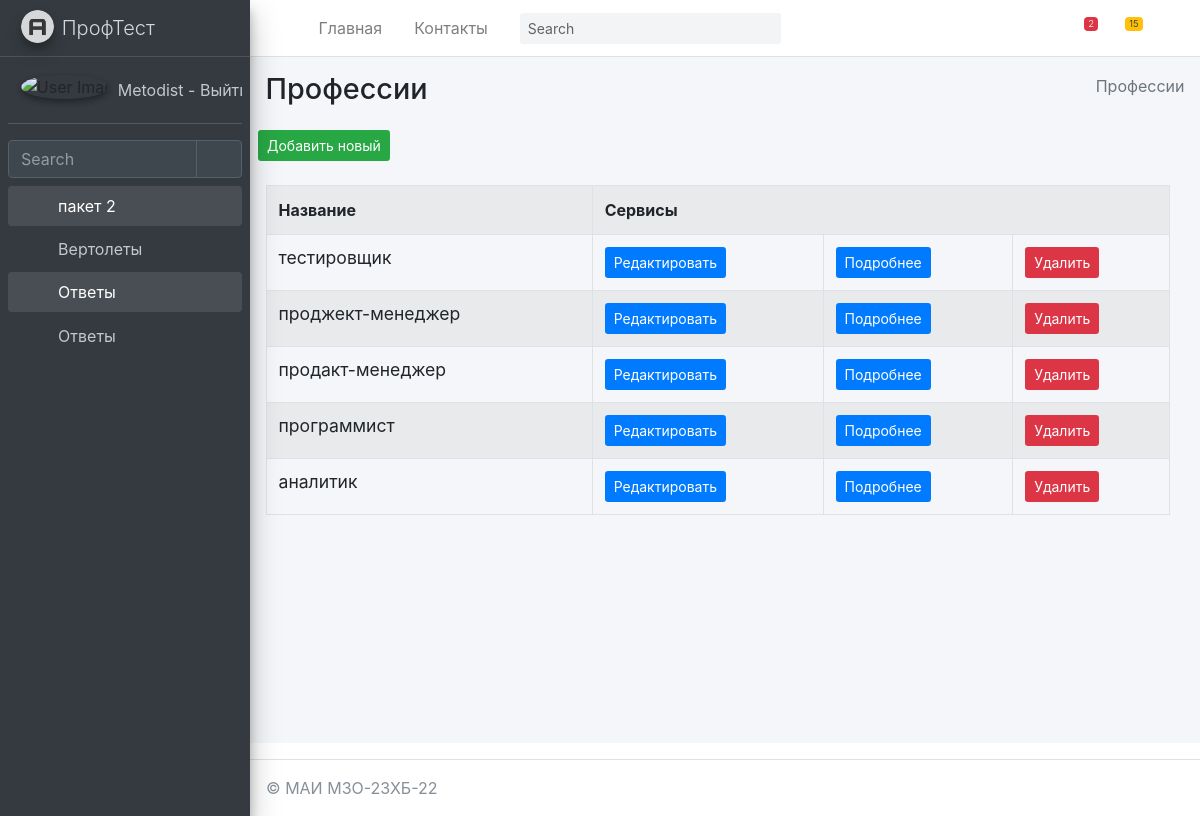
/anketa/professions/ (signed in), run on the app's committed database.
### mysite/anketa/models.py (models this page shows, shortened)
class Professions(models.Model):
    title = models.TextField(max_length=50, verbose_name="Название")
    class Meta:
        ordering = ["-title"]
        verbose_name = "Профессия"
        verbose_name_plural = "Профессии"

### mysite/anketa/views.py (the view)
# urls.py: path('professions/', ProfessionsView.as_view(), name='professions'),
@method_decorator(login_required(login_url='/login/'), name='dispatch')
class ProfessionsView(ListView):
	model = Professions
	context_object_name = 'professions_list'
	success_url = reverse_lazy('anketa:ProfessionsView')
	paginate_by = item_for_page
	def get_context_data(self, *, object_list=None, **kwargs):
		context = super(ProfessionsView,self).get_context_data(**kwargs)
		context['sometry'] = self.model._meta.verbose_name_plural
		context['col1name'] = self.model._meta.get_field("title").verbose_name
		context['collastname'] = 'Cервисы'
		return context

### mysite/anketa/templates/anketa/professions_list.html (shortened to what this page needs)
{% extends "anketa/base.html" %}
{% block content %}
{% load anketa_tags %}
<div class="content-wrapper">
    {% block sidebar %}
    {% include 'anketa/includes/_breadcrumb.html' %}
    {% endblock %}
    <section class="content">
        <button class="btn bg-success btn-sm">
            <a href="{% url 'anketa:ProfessionCreate' %}" class=''>
                Добавить новый
            </a>
        </button>
        <br><br>
        <div class="container-fluid row">
            <div class="col-md-12">
                <table class="table table-striped table-bordered ">
                    <tr>
                        <th class="w-10">{{ col1name }}</th>
                        <th colspan="3">Сервисы</th>
                    </tr>
                    {% for item in professions_list %}
                    <tr>
                        <td>
                            <h5 class="card-title">
                                {{ item.title }}
                            </h5>
                        </td>
                        <td>
                            <button class="btn bg-primary  btn-sm">
                                <a href="{% url 'anketa:ProfessionUpdate' item.pk %}">Редактировать</a>
                            </button>
                        </td>
                        <td>
                            <button class="btn bg-primary  btn-sm">
                                <a href="{% url 'anketa:ProfessionDetail' item.pk %}">Подробнее</a>
                            </button>
                        </td>
                        <td>
                            <button class="btn bg-danger  btn-sm" >
                                <a href="{% url 'anketa:ProfessionDelete' item.pk %}">Удалить</a>
                            </button>
                        </td>
                    </tr>
                    {% endfor %}
                </table>
            </div>
        </div>
    </section>
</div>
{% endblock %}

### mysite/templates/includes/full_sidebar.html
<aside class="main-sidebar sidebar-dark-primary elevation-4">
    <a href="/" class="brand-link">
        <img src="{{ ASSETS_ROOT }}/img/AdminLTELogo.png" alt="AdminLTE Logo" class="brand-image img-circle elevation-3"
             style="opacity: .8">
        <span class="brand-text font-weight-light">ПрофТест</span>
    </a>
    <div class="sidebar">
        <div class="user-panel mt-3 pb-3 mb-3 d-flex">
            <div class="image">
                <img src="{{ ASSETS_ROOT }}/img/user2-160x160.jpg" class="img-circle elevation-2" alt="User Image">
            </div>
            <div class="info">
                <a href="{% url 'logout' %}" class="d-block">
                    {{ request.user.username }} - Выйти2
                </a>
            </div>
        </div>
        <div class="form-inline">
            <div class="input-group" data-widget="sidebar-search">
                <input class="form-control form-control-sidebar" type="search" placeholder="Search" aria-label="Search">
                <div class="input-group-append">
                    <button class="btn btn-sidebar">
                        <i class="fas fa-search fa-fw"></i>
                    </button>
                </div>
            </div>
        </div>
        <nav class="mt-2">
            <ul class="nav nav-pills nav-sidebar flex-column" data-widget="treeview" role="menu" data-accordion="false">
                {% for item1 in SIDEBAR %}
                    <li class="nav-item {% if 'children' in item1 %} has-treeview menu-is-opening menu-open {% endif %}">
                    <a href="{% if 'children' in item1 %}#{% else %}{{ item1.url }}{% endif %}" class="nav-link">
                        <i class="nav-icon fas fa-circle {{ item1.color }}"></i>
                        <p>
                            {{ item1.name }}
                            {% if 'children' in item1 %}<i class="right fas fa-angle-left"></i>{% endif %}
                        </p>
                    </a>
                    <ul class="nav nav-treeview">
                    {% if 'children' in item1 %}
                        {% for item2 in item1.children %}
                            <li class="nav-item">
                                <a href="{{ item2.url }}" class="nav-link">
                                    <i class="far fa-circle nav-icon"></i>
                                    <p>{{ item2.name }}</p>
                                </a>
                            </li>
                        {% endfor %}
                    {% endif %}
                    </ul>
                    </li>
                {% endfor %}
            </ul>
        </nav>
    </div>
</aside>

### data on the page
Professions: title "тестировщик"
Professions: title "проджект-менеджер"
Professions: title "продакт-менеджер"
Professions: title "программист"
Professions: title "аналитик"

### other printed values
{{ request.user.username }} "Metodist"
{{ item1.name }} "пакет 2" "Ответы"
{{ item2.name }} "Вертолеты" "Ответы"
{{ sometry }} "Профессии"
{{ col1name }} "Название"
